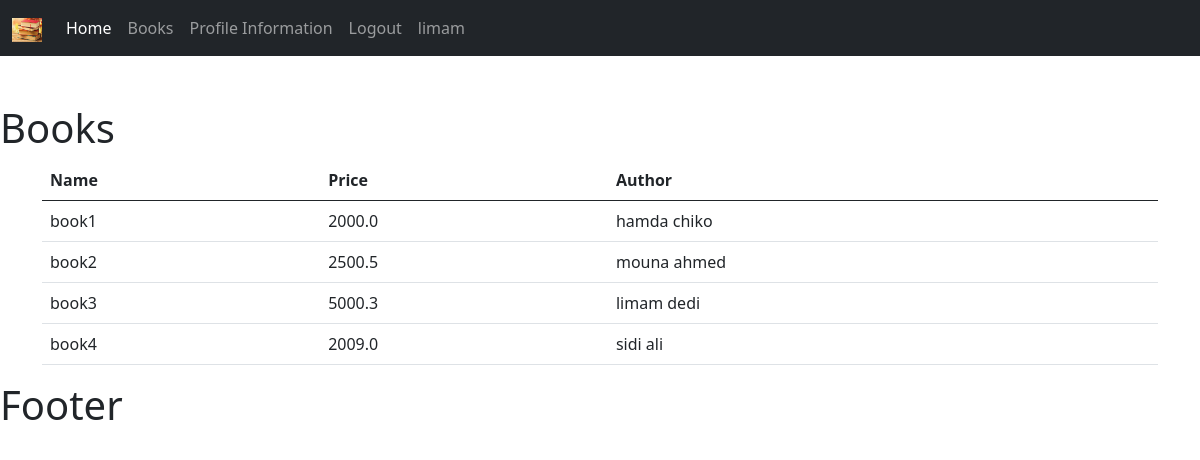
The app's page /books/ (signed in) with its own data.
### bookstore/models.py (models this page shows, shortened)
class Book(models.Model):
    CATEGORY =(
        ('classics','classics'),
        ('comik book','comik book'),
        ('Fantasy','Fantasy'),
        ('horror','horror')
    )
    name =models.CharField(max_length=190, null=True)
    author =models.CharField(max_length=190, null=True)
    price =models.FloatField( null=True)
    category =models.CharField(max_length=190, null=True,choices=CATEGORY)
    description =models.CharField(max_length=190, null=True)
    tags =models.ManyToManyField(Tag)
    date_created =models.DateTimeField(auto_now_add=True, null=True)

### bookstore/decorators.py (the view)
        def wrapper_func(request ,*args,**kwargs):
            group = None
            if request.user.groups.exists():
                group =request.user.groups.all()[0].name
            if group == 'admin':
             return view_func(request ,*args,**kwargs)
            if group == 'customer':
                return redirect('user_profile')

### bookstore/views.py (called while the page is built)
@login_required(login_url='login')
@forAdmins
def books(request):
    books=Book.objects.all()
    return render(request,'bookstore/books.html',{'look':books})

### bookstore/templates/bookstore/books.html
{% extends 'bookstore/main.html'%}
{% block limam %}
<h1 class="pt-5 pl-5">Books</h1>
<div class="container">
<table class="table">
  <thead>
    <tr>
      <th scope="col">Name</th>
      <th scope="col">Price</th>
      <th scope="col">Author</th>
    </tr>
  </thead>
  <tbody>
      {% for item in look %}
        <tr>
      <td>{{item.name}}</td>
      <td>{{item.price}}</td>
      <td>{{item.author}}</td>
        </tr>
      {% endfor %}
  </tbody>
</table>
</div>
{% endblock %}

### bookstore/templates/bookstore/navbar.html (shortened to what this page needs)
{% load static %}
<nav class="navbar navbar-expand-lg navbar-dark bg-dark">
  <div class="container-fluid">
    <a class="navbar-brand" href="{% url 'home' %}"> <img src="{% static '/images/book.jpg'%}"
    alt="" width="30" height="24"></a>
    <div class="collapse navbar-collapse" id="navbarSupportedContent">
      <ul class="navbar-nav me-auto mb-2 mb-lg-0">
       {% if request.user.is_staff%}
        <li class="nav-item">
          <a class="nav-link active" aria-current="page" href="{% url 'home' %}">Home<span class="sr-only">(current)</span></a>
        </li>
        <li class="nav-item">
          <a class="nav-link" href="{% url 'books' %}">Books</a>
        {% endif %}
        </li>
        <li class="nav-item">
          <a class="nav-link" href="{% url 'profile_info' %}">Profile Information</a>
        </li>
        <li class="nav-item">
          <a class="nav-link" href="{% url 'logout' %}">Logout</a>
        </li>
        <li class="nav-item">
        <a class="nav-link" href="#">{{request.user}}</a>
        </li>
      </ul>
    </div>
  </div>

### records on screen
Book: name "book1", price "2000.0", author "hamda chiko"
Book: name "book2", price "2500.5", author "mouna ahmed"
Book: name "book3", price "5000.3", author "limam dedi"
Book: name "book4", price "2009.0", author "sidi ali"

### other values on screen
{{ request.user }} "limam"
